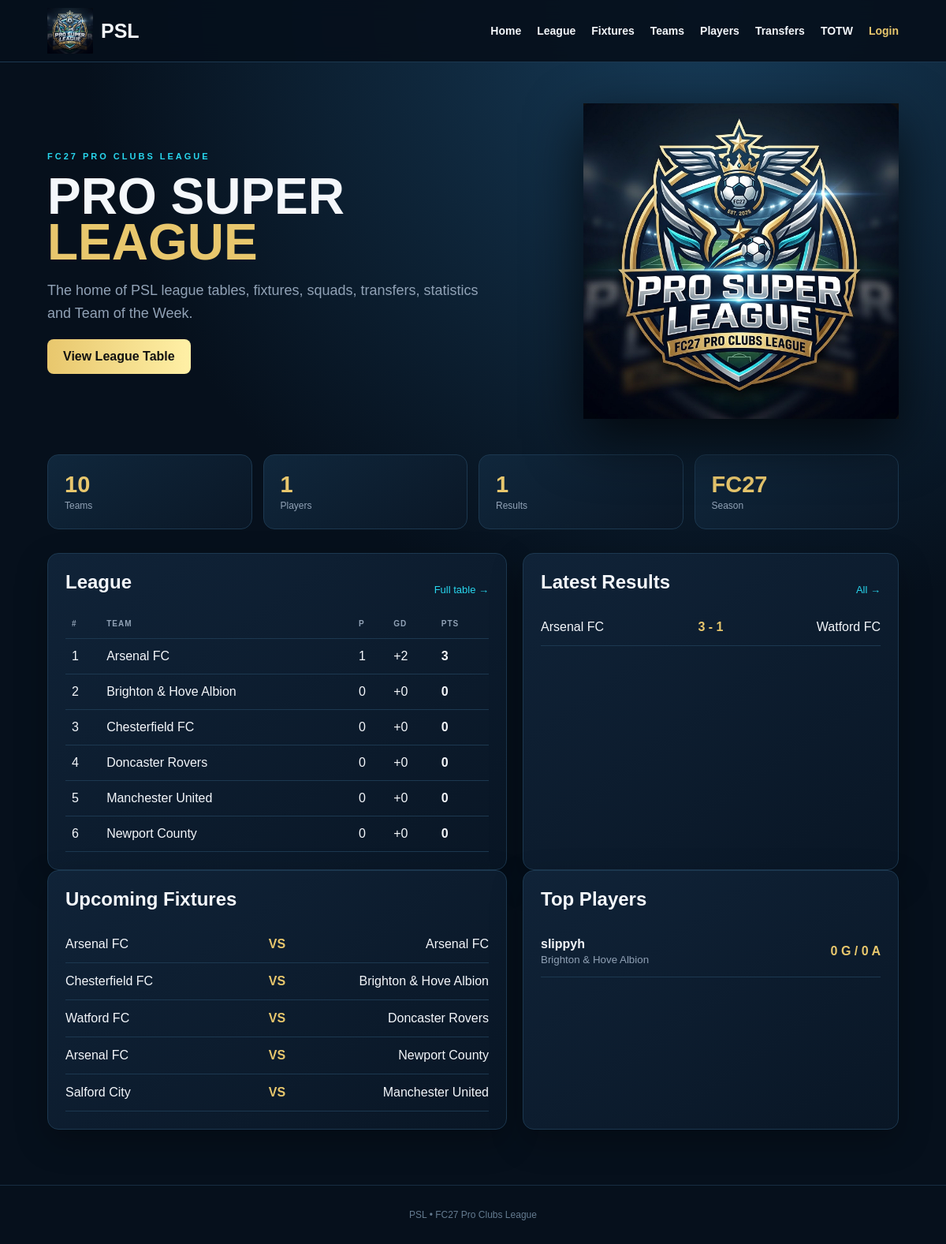
The page / on the database its author committed.
### tables this page shows
CREATE TABLE teams (
      id INTEGER PRIMARY KEY AUTOINCREMENT,
      name TEXT NOT NULL UNIQUE, manager TEXT DEFAULT '', logo TEXT DEFAULT ''
    , discord_id TEXT);

CREATE TABLE fixtures (
      id INTEGER PRIMARY KEY AUTOINCREMENT,
      home_id INTEGER NOT NULL, away_id INTEGER NOT NULL,
      scheduled TEXT DEFAULT '', status TEXT DEFAULT 'scheduled',
      home_score INTEGER, away_score INTEGER, round_no INTEGER DEFAULT NULL,
      FOREIGN KEY(home_id) REFERENCES teams(id), FOREIGN KEY(away_id) REFERENCES teams(id)
    );

CREATE TABLE players (
      id INTEGER PRIMARY KEY AUTOINCREMENT,
      name TEXT NOT NULL, position TEXT DEFAULT '', team_id INTEGER,
      appearances INTEGER DEFAULT 0, goals INTEGER DEFAULT 0, assists INTEGER DEFAULT 0, discord_id TEXT,
      FOREIGN KEY(team_id) REFERENCES teams(id) ON DELETE SET NULL
    );

### app.py (the view)
@app.route("/")
def home():
    c=db()
    recent=c.execute("""SELECT f.*,h.name home,a.name away FROM fixtures f
      JOIN teams h ON h.id=f.home_id JOIN teams a ON a.id=f.away_id
      WHERE f.status='played' ORDER BY f.id DESC LIMIT 5""").fetchall()
    upcoming=c.execute("""SELECT f.*,h.name home,a.name away FROM fixtures f
      JOIN teams h ON h.id=f.home_id JOIN teams a ON a.id=f.away_id
      WHERE f.status='scheduled' ORDER BY f.scheduled,f.id LIMIT 5""").fetchall()
    top=c.execute("""SELECT p.*,COALESCE(t.name,'Free Agent') team FROM players p
      LEFT JOIN teams t ON t.id=p.team_id ORDER BY p.goals DESC,p.assists DESC LIMIT 5""").fetchall()
    counts=[c.execute("SELECT COUNT(*) n FROM teams").fetchone()["n"],
            c.execute("SELECT COUNT(*) n FROM players").fetchone()["n"],
            c.execute("SELECT COUNT(*) n FROM fixtures WHERE status='played'").fetchone()["n"]]
    c.close()
    return render_template("home.html",table=standings()[:6],recent=recent,upcoming=upcoming,top=top,counts=counts)

### app.py (called while the page is built)
def db():
    c = sqlite3.connect(DB)
    c.row_factory = sqlite3.Row
    c.execute("PRAGMA foreign_keys = ON")
    return c

def standings():
    c = db()
    teams = c.execute("SELECT * FROM teams ORDER BY name").fetchall()
    out = {t["id"]: dict(team=t["name"], played=0,wins=0,draws=0,losses=0,gf=0,ga=0,gd=0,points=0) for t in teams}
    for r in c.execute("SELECT * FROM fixtures WHERE status='played'").fetchall():
        h,a=out[r["home_id"]],out[r["away_id"]]
        hs,as_=r["home_score"],r["away_score"]
        h["played"]+=1;a["played"]+=1;h["gf"]+=hs;h["ga"]+=as_;a["gf"]+=as_;a["ga"]+=hs
        if hs>as_: h["wins"]+=1;h["points"]+=3;a["losses"]+=1
        elif hs<as_: a["wins"]+=1;a["points"]+=3;h["losses"]+=1
        else: h["draws"]+=1;a["draws"]+=1;h["points"]+=1;a["points"]+=1
    for x in out.values(): x["gd"]=x["gf"]-x["ga"]
    c.close()
    return sorted(out.values(), key=lambda x:(-x["points"],-x["gd"],-x["gf"],x["team"]))

@app.context_processor
def globals_():
    return {
        "logged_in": bool(session.get("admin")),
        "discord_logged_in": bool(session.get("discord_id")),
    }

### templates/home.html
{% extends "base.html" %}{% block title %}Home{% endblock %}{% block content %}
<section class="hero"><div><span class="eyebrow">FC27 PRO CLUBS LEAGUE</span><h1>PRO SUPER<br><strong>LEAGUE</strong></h1><p>The home of PSL league tables, fixtures, squads, transfers, statistics and Team of the Week.</p><a class="button" href="/table">View League Table</a></div><img class="hero-logo" src="/static/psl-logo.png"></section>
<section class="stats">{% for n,label in [(counts[0],'Teams'),(counts[1],'Players'),(counts[2],'Results'),('FC27','Season')] %}<div><b>{{n}}</b><span>{{label}}</span></div>{% endfor %}</section>
<div class="grid two"><section class="panel"><div class="panel-head"><h2>League</h2><a href="/table">Full table →</a></div><table><tr><th>#</th><th>Team</th><th>P</th><th>GD</th><th>PTS</th></tr>{% for r in table %}<tr><td>{{loop.index}}</td><td>{{r.team}}</td><td>{{r.played}}</td><td>{{"%+d"|format(r.gd)}}</td><td><b>{{r.points}}</b></td></tr>{% endfor %}</table></section>
<section class="panel"><div class="panel-head"><h2>Latest Results</h2><a href="/fixtures">All →</a></div>{% for r in recent %}<div class="result"><span>{{r.home}}</span><strong>{{r.home_score}} - {{r.away_score}}</strong><span>{{r.away}}</span></div>{% else %}<p class="muted">No results yet.</p>{% endfor %}</section></div>
<div class="grid two"><section class="panel"><h2>Upcoming Fixtures</h2>{% for r in upcoming %}<div class="result"><span>{{r.home}}</span><strong>VS</strong><span>{{r.away}}</span></div>{% else %}<p class="muted">No fixtures yet.</p>{% endfor %}</section>
<section class="panel"><h2>Top Players</h2>{% for p in top %}<div class="player-row"><span><b>{{p.name}}</b><small>{{p.team}}</small></span><strong>{{p.goals}} G / {{p.assists}} A</strong></div>{% else %}<p class="muted">No players yet.</p>{% endfor %}</section></div>
{% endblock %}

### templates/base.html
<!doctype html><html><head><meta charset="utf-8"><meta name="viewport" content="width=device-width,initial-scale=1">
<title>{% block title %}PSL{% endblock %} | Pro Super League</title><link rel="stylesheet" href="{{ url_for('static',filename='style.css') }}"></head>
<body><header class="nav"><a class="brand" href="/"><img src="/static/psl-logo.png"><span>PSL</span></a>
<nav><a href="/">Home</a><a href="/table">League</a><a href="/fixtures">Fixtures</a><a href="/teams">Teams</a><a href="/players">Players</a><a href="/transfers">Transfers</a><a href="/totw">TOTW</a>
{% if logged_in %}
<a class="gold" href="/admin">Admin</a>
<a href="/logout">Logout</a>
{% elif discord_logged_in %}
<a class="gold" href="/dashboard">Dashboard</a>
<a href="/logout">Logout</a>
{% else %}
<a class="gold" href="/login">Login</a>
{% endif %}
</nav></header>
<main>{% block content %}{% endblock %}</main><footer>PSL • FC27 Pro Clubs League</footer></body></html>

### static/style.css (style rules this page uses)
:root { --bg:#06101c;--panel:#0d1d2d;--panel2:#11283d;--gold:#e8c76d;--cyan:#28d7ee;--text:#f4f7fb;--muted:#91a2b6;--line:#1c3850 }
* { box-sizing:border-box }
body { margin:0;background:radial-gradient(circle at 75% 0,#173c59 0,#06101c 44%);color:var(--text);font-family:Arial,Helvetica,sans-serif }
a { color:inherit;text-decoration:none }
.nav { min-height:78px;padding:10px 5%;display:flex;align-items:center;justify-content:space-between;border-bottom:1px solid var(--line);background:#06101ceb;position:sticky;top:0;z-index:5;backdrop-filter:blur(12px) }
.brand { display:flex;align-items:center;gap:10px;font-size:25px;font-weight:900 }
.brand img { width:58px;height:58px;object-fit:contain }
.nav nav { display:flex;gap:20px;flex-wrap:wrap;justify-content:flex-end;font-size:14px;font-weight:700 }
.gold { color:var(--gold) }
main { max-width:1200px;margin:auto;padding:32px 5% 70px }
.hero { min-height:440px;display:flex;align-items:center;justify-content:space-between;gap:30px }
.hero h1 { font-size:64px;line-height:.9;margin:15px 0 }
.hero h1 strong { color:var(--gold) }
.hero p { max-width:570px;color:var(--muted);font-size:18px;line-height:1.6 }
.hero-logo { width:min(400px,44vw);filter:drop-shadow(0 25px 35px #000b) }
.eyebrow { color:var(--cyan);font-weight:900;font-size:11px;letter-spacing:3px }
.button,button { display:inline-block;background:linear-gradient(90deg,var(--gold),#fff0a6);color:#111;border:0;border-radius:8px;padding:13px 20px;font-weight:900;cursor:pointer }
.stats { display:grid;grid-template-columns:repeat(4,1fr);gap:14px;margin:25px 0 30px }
.stats div { padding:21px;background:linear-gradient(145deg,#10273c,#0a1726);border:1px solid var(--line);border-radius:14px }
.stats b { display:block;font-size:29px;color:var(--gold) }
.stats span { color:var(--muted);font-size:12px }
.grid { display:grid;gap:20px }
.grid.two { grid-template-columns:1.1fr .9fr }
.panel,.card { background:linear-gradient(145deg,#102338,#091625);border:1px solid var(--line);border-radius:14px;box-shadow:0 15px 40px #0004 }
.panel { padding:22px }
.panel-head { display:flex;justify-content:space-between;align-items:center }
.panel-head a { color:var(--cyan);font-size:13px }
h1 { font-size:48px;margin:8px 0 0 }
h2 { margin-top:0 }
table { width:100%;border-collapse:collapse }
th { text-align:left;color:var(--muted);font-size:10px;text-transform:uppercase;letter-spacing:1px }
td,th { padding:13px 8px;border-bottom:1px solid var(--line) }
.result { display:grid;grid-template-columns:1fr auto 1fr;gap:10px;padding:14px 0;border-bottom:1px solid var(--line) }
.result span:last-child { text-align:right }
.result strong { color:var(--gold) }
.player-row { display:flex;justify-content:space-between;align-items:center;padding:14px 0;border-bottom:1px solid var(--line) }
.player-row span,.player-row a { display:flex;flex-direction:column }
.player-row small { color:var(--muted);margin-top:3px }
.player-row strong { color:var(--gold) }
footer { text-align:center;color:#647b90;padding:30px;border-top:1px solid #172d42;font-size:12px }

### rows shown on the page
teams: team "Arsenal FC", played "1", gd "+2", points "3"
teams: team "Brighton & Hove Albion", played "0", gd "+0", points "0"
teams: team "Chesterfield FC", played "0", gd "+0", points "0"
teams: team "Doncaster Rovers", played "0", gd "+0", points "0"
teams: team "Manchester United", played "0", gd "+0", points "0"
teams: team "Newport County", played "0", gd "+0", points "0"
fixtures: home "Arsenal FC", home_score "3", away_score "1", away "Watford FC"
fixtures: home "Arsenal FC", away "Arsenal FC"
fixtures: home "Chesterfield FC", away "Brighton & Hove Albion"
fixtures: home "Watford FC", away "Doncaster Rovers"
fixtures: home "Arsenal FC", away "Newport County"
fixtures: home "Salford City", away "Manchester United"
players: name "slippyh", team "Brighton & Hove Albion", goals "0", assists "0"

### other values the page prints
{{ n }} "10" "1" "1" "FC27"
{{ label }} "Teams" "Players" "Results" "Season"
